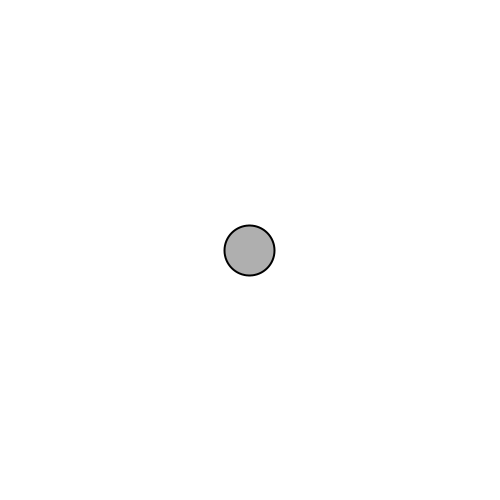
Frame 1 (no input)
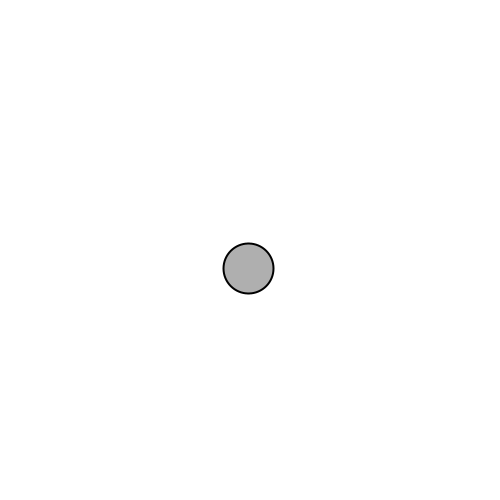
Frame 60 (the mouse pressed at the canvas centre just before this capture)
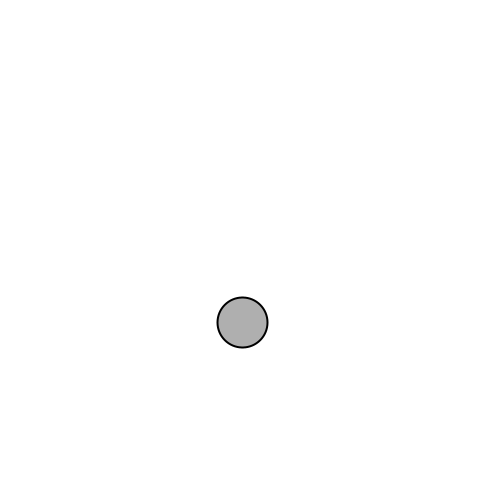
Frame 120 (the mouse held since frame 60 and released just before this capture)

The Processing sketch that drew these frames (run headless with seeded random() and noise(); from frame 60 on, the mouse is pressed at the canvas centre):

// Processing sketch: example_1_8
// ── example_1_8.pde
Mover mover;
void setup() {
  size(500, 500);

  mover = new Mover();
}

void draw() {
  background(255);
  
  mover.refrescar();
  mover.checkEdges();
  mover.display();
}
// ── Mover.pde
class Mover {
  PVector ubicacion;
  PVector velocity;
  PVector aceleracion;
  
  float velmax;

  Mover() {
    ubicacion = new PVector(width/2, height/2);
    velocity = new PVector(0, 0);
    aceleracion = new PVector(-0.001, 0.01);
    velmax = 10;
  }
  
  void refrescar() {
    velocity.add(aceleracion);
    velocity.limit(velmax);
    ubicacion.add(velocity);
  }

  void display() {
    stroke(0);
    strokeWeight(2);
    fill(175);
    ellipse(ubicacion.x, ubicacion.y, 50, 50);
  }

  void checkEdges() {
    if (ubicacion.x > width) {
      ubicacion.x = 0;
    } else if (ubicacion.x < 0) {
      ubicacion.x = width;
    }

    if (ubicacion.y > height) {
      ubicacion.y = 0;
    } else if (ubicacion.y < 0) {
      ubicacion.y = height;
    }
  }
}
